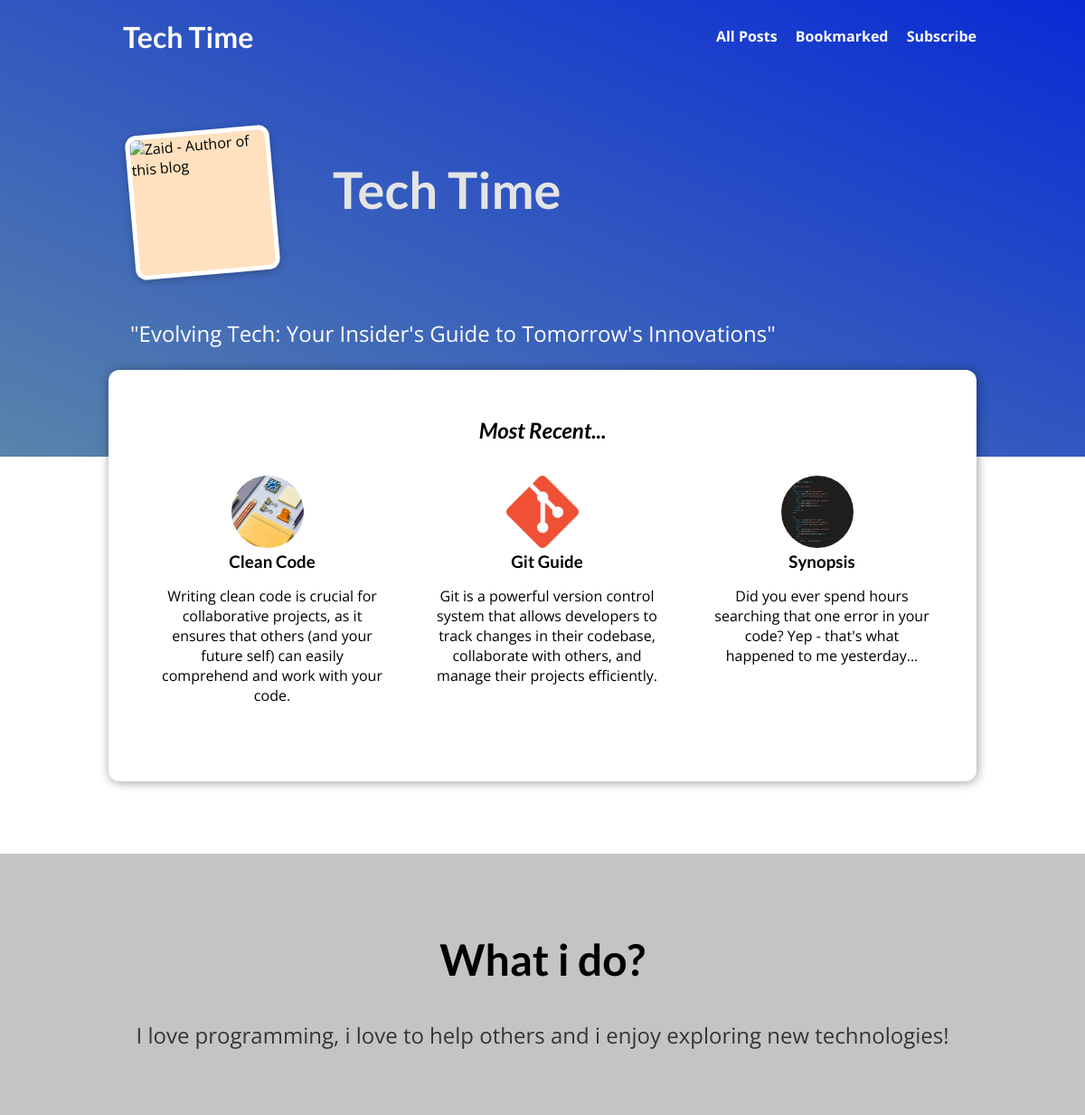
The app's page /, older data.
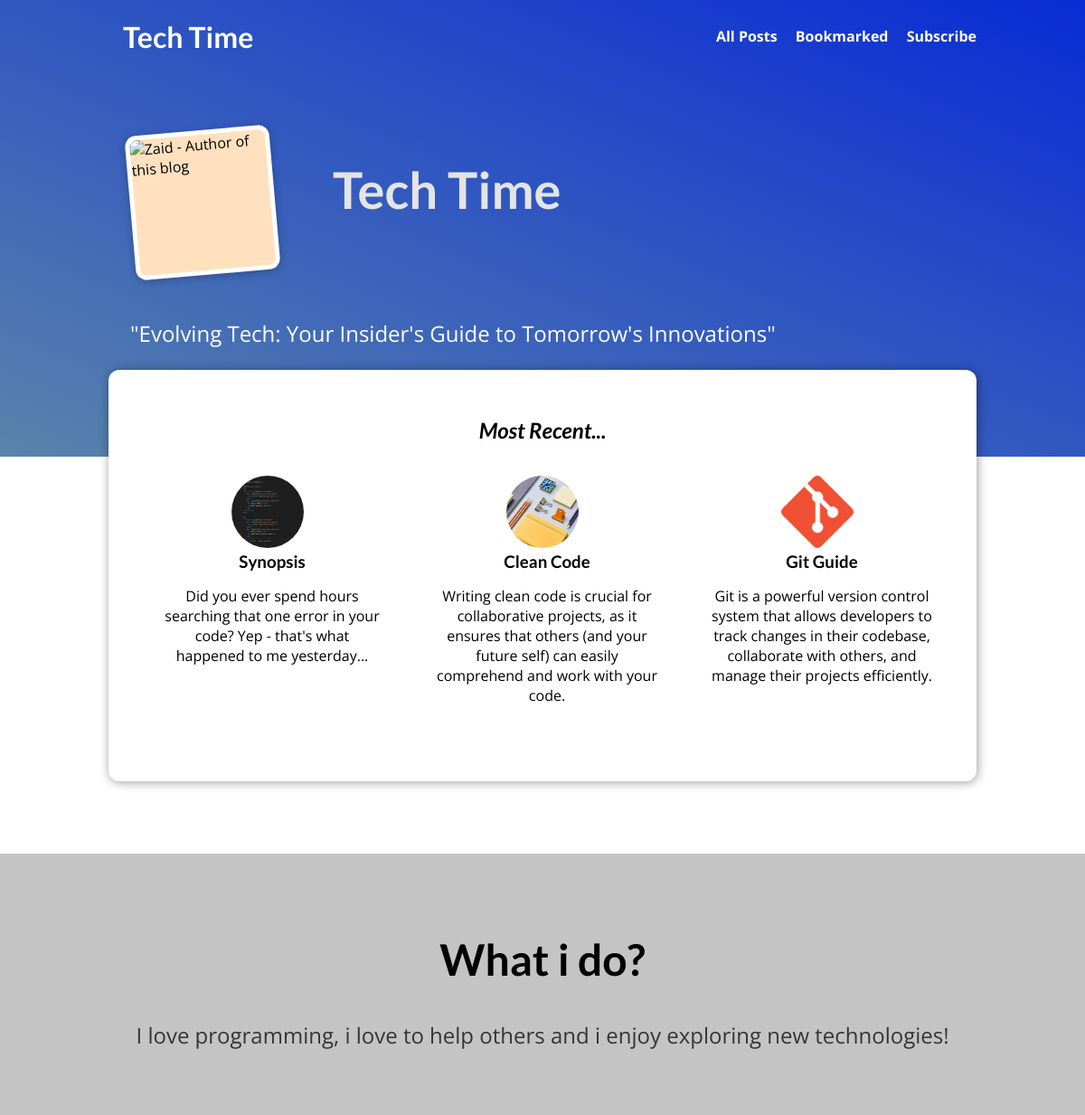
The same page, newer data.
### blog/models.py (models this page shows, shortened)
class Post(models.Model):
    title = models.CharField(max_length=100)
    excerpt = models.CharField(max_length=200)
    image = models.ImageField(upload_to="posts", null=True)
    date = models.DateField(auto_now=True)
    slug = models.SlugField(unique=True, db_index=True)
    content = models.TextField(validators=[MinLengthValidator(10)])
    author = models.ForeignKey(Author, on_delete=models.SET_NULL, null=True)
    tags = models.ManyToManyField(Tag)

### blog/views.py (the view)
# urls.py: path("", views.StartingPageView.as_view(), name="starting-page" ),
class StartingPageView(ListView):
    template_name = "blog/index.html"
    model = Post
    ordering = ["-date"]
    context_object_name = "posts"
    def get_queryset(self):
        queryset = super().get_queryset()
        data = queryset[:3]
        return data
    def get_context_data(self, **kwargs):
        context = super().get_context_data(**kwargs)
        stored_subscriber = self.request.session.get("stored_subscriber")
        print(stored_subscriber)
        context["user_subscribed"] = stored_subscriber
        context["page_style"] = "style-one"
        return context

### blog/templates/blog/index.html (shortened to what this page needs)
{% extends "base.html" %}
{% load static %}
{% block css_file %}
<link rel="stylesheet" href="{% static "blog/post.css" %}">
<link rel="stylesheet" href="{% static "blog/index.css"%}">
{% endblock %}
{%block content %}
<section id="welcome">
  <header>
    <img src="{% static "blog/images/coding guy.jpg"%}" alt="Zaid - Author of this blog" />
    <h2>Tech Time</h2>
  </header>
  <p>"Evolving Tech: Your Insider's Guide to Tomorrow's Innovations"
  </p>
</section>
<section id="latest-posts">
    <h2>Most Recent...</h2>
    <ul>
      {% for post in posts %}
      {% include "blog/includes/post.html" with page_style='style-one'%}
      {% endfor %}
    </ul>
</section>
<section id="about">
    <h2>What i do?</h2>
    <p>
        I love programming, i love to help others and i enjoy exploring new technologies!
    </p>
</section>
{% endblock %}

### blog/templates/blog/includes/post.html
<li>
    <article class="post {% if page_style == 'style-one' %}style-one {% endif %}">
        <a href="{% url "post-detail-page" post.slug %}">
            <img src="{{post.image.url}}" alt="{{post.title}}">
            <div class="post__content">
                <h3>{{ post.title}}</h3>
                <p>{{post.excerpt}}</p>
            </div>
        </a>
    </article>
</li>

Row changes from the older to the newer data that the page shows:
changed Post "Synopsis": moves up the list
